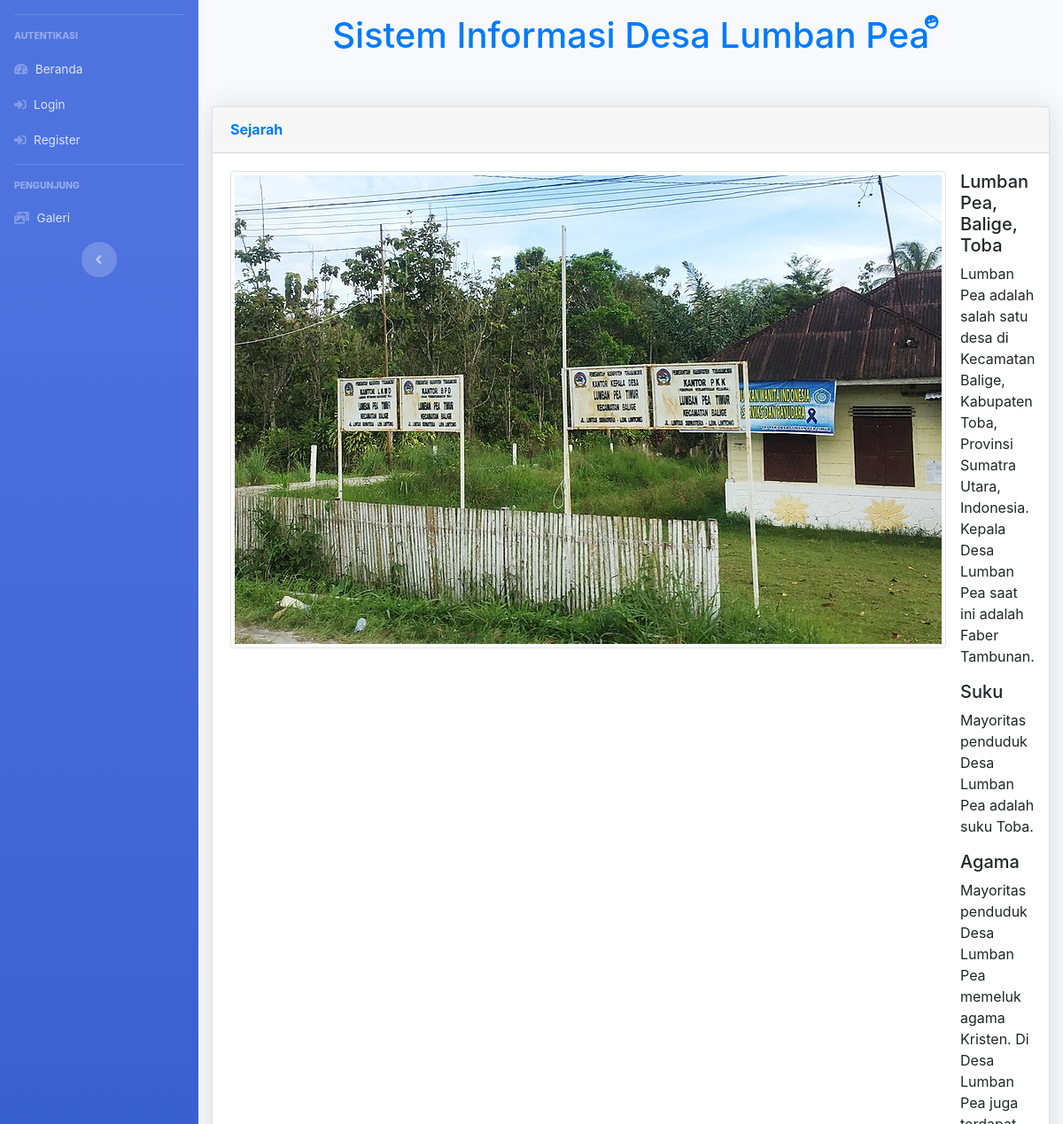
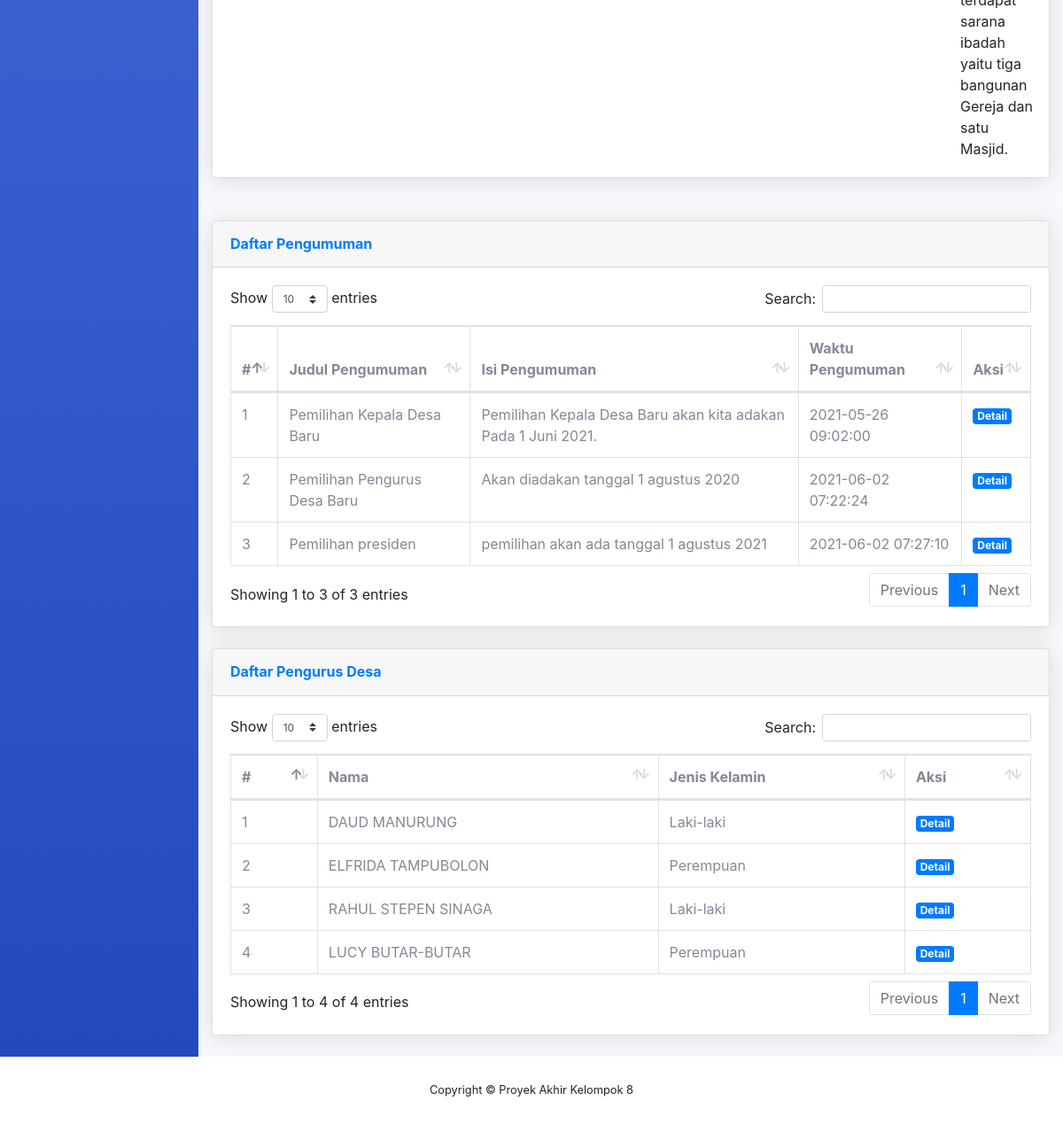
The page / on the database its author committed (2 pictures, top to bottom).
### tables this page shows
CREATE TABLE `tb_pengumuman` (
  `id_pengumuman` int(255) NOT NULL,
  `judul_pengumuman` varchar(255) NOT NULL,
  `isi_pengumuman` text NOT NULL,
  `waktu_pengumuman` timestamp NOT NULL DEFAULT current_timestamp() ON UPDATE current_timestamp()
);

CREATE TABLE `tb_penduduk_baru` (
  `nik` int(11) NOT NULL,
  `nama` varchar(255) NOT NULL,
  `jumlah_anggota_keluarga` int(11) NOT NULL,
  `tempat_lahir` varchar(255) NOT NULL,
  `tanggal_lahir` varchar(255) NOT NULL,
  `alamat` text NOT NULL,
  `pekerjaan` varchar(255) NOT NULL
);

CREATE TABLE `tb_akun` (
  `nik` varchar(20) NOT NULL,
  `nama` varchar(100) NOT NULL,
  `email` varchar(100) NOT NULL,
  `jenis_kelamin` varchar(20) NOT NULL,
  `id_role` int(11) NOT NULL,
  `username` varchar(20) NOT NULL,
  `password` varchar(50) NOT NULL,
  `profil` varchar(100) NOT NULL
);

### application/controllers/Pengunjung.php (called while the page is built, shortened)
<?php
class Pengunjung extends CI_Controller
{
	public function __construct()
	{
		$this->load->model('Pengguna_Model');
	}
	public function index()
	{
		$data['admin'] = $this->Pengguna_Model->getPengurusDesa();
		$data['pengumuman'] = $this->db->get('tb_pengumuman')->result_array();
		$data['title'] = 'Beranda';
		$this->load->view('Template/template_header', $data);
		$this->load->view('Template/sidebar_pengunjung');
		$this->load->view('Pengunjung/Beranda');
		$this->load->view('Template/footer_pengunjung');
		$this->load->view('Template/template_footer');
	}
}

### index.php (called while the page is built, shortened)
<?php
require_once BASEPATH.'core/CodeIgniter.php';

### application/models/Pengguna_Model.php (called while the page is built, shortened)
<?php
class Pengguna_Model extends CI_Model
{
    function getPengurusDesa()
    {
        $query = "SELECT tb_penduduk_baru.*, tb_akun.*
                    FROM tb_penduduk_baru JOIN tb_akun
                    ON tb_penduduk_baru.nik = tb_akun.nik
                    where tb_akun.id_role = 1";
        return $this->db->query($query)->result_array();
    }
}

### application/views/Pengunjung/Beranda.php (the view, shortened to what this page needs)
<div id="content-wrapper" class="d-flex flex-column">
    <div id="content">
        <div class="container-fluid">
            <div class="mt-3">
                <div class="row justify-content-center">
                    <h1 class="text-primary ml-3">Sistem Informasi Desa Lumban Pea
                    </h1>
                    <i class="fas fa-laugh-wink rotate-n-15 text-primary"></i>
                </div>
            </div>
            <div class="card shadow mb-4 mt-5">
                <div class="card-header py-3">
                    <h6 class="m-0 font-weight-bold text-primary">Sejarah</h6>
                </div>
                <div class="card-body">
                    <div class="media">
                        <img class="mr-3 img-thumbnail" src="<?= base_url('assets/img/beranda/Kantor Desa.jpg') ?>" alt="Generic placeholder image">
                        <div class="media-body">
                            <h5 class="mt-0">Lumban Pea, Balige, Toba</h5>
                            Lumban Pea adalah salah satu desa di Kecamatan Balige, Kabupaten Toba, Provinsi Sumatra Utara, Indonesia. Kepala Desa Lumban Pea saat ini adalah Faber Tambunan.
                            <h5 class="mt-0">Suku</h5>
                            Mayoritas penduduk Desa Lumban Pea adalah suku Toba.
                            <h5 class="mt-0">Agama</h5>
                            Mayoritas penduduk Desa Lumban Pea memeluk agama Kristen. Di Desa Lumban Pea juga terdapat sarana ibadah yaitu tiga bangunan Gereja dan satu Masjid.
                        </div>
                    </div>
                </div>
            </div>
            <div class="card shadow mb-4 mt-5">
                <div class="card-header py-3">
                    <h6 class="m-0 font-weight-bold text-primary">Daftar Pengumuman</h6>
                </div>
                <div class="card-body">
                    <div class="table-responsive">
                        <table class="table table-bordered" id="pengumuman" width="100%" cellspacing="0">
                            <thead>
                                <tr>
                                    <th>#</th>
                                    <th>Judul Pengumuman</th>
                                    <th>Isi Pengumuman</th>
                                    <th>Waktu Pengumuman</th>
                                    <th>Aksi</th>
                                </tr>
                            </thead>
                            <tbody>
                                <?php $loop = 1; ?>
                                <?php foreach ($pengumuman as $umum) : ?>
                                    <tr>
                                        <td scope="row">
                                            <?= $loop; ?>
                                        </td>
                                        <td>
                                            <?= $umum['judul_pengumuman'] ?>
                                        </td>
                                        <td>
                                            <?= $umum['isi_pengumuman'] ?>
                                        </td>
                                        <td>
                                            <?= $umum['waktu_pengumuman'] ?>
                                        </td>
                                        <td>
                                            <a href="<?= base_url('Pengunjung/DetailPengumuman/') . $umum['id_pengumuman']; ?>" class="badge badge-primary">Detail</a>
                                        </td>
                                    </tr>
                                    <?php $loop++; ?>
                                <?php endforeach; ?>
                            </tbody>
                        </table>
                    </div>
                </div>
            </div>
            <div class="card shadow mb-4">
                <div class="card-header py-3">
                    <h6 class="m-0 font-weight-bold text-primary">Daftar Pengurus Desa</h6>
                </div>
                <div class="card-body">
                    <div class="table-responsive">
                        <table class="table table-bordered" id="kepengurusan" width="100%" cellspacing="0">
                            <thead>
                                <tr>
                                    <th>#</th>
                                    <th>Nama</th>
                                    <th>Jenis Kelamin</th>
                                    <th>Aksi</th>
                                </tr>
                            </thead>
                            <tbody>
                                <?php $loop = 1; ?>
                                <?php foreach ($admin as $Gota) : ?>
                                    <tr>
                                        <td scope="row">
                                            <?= $loop; ?>
                                        </td>
                                        <td>
                                            <?= $Gota['nama'] ?>
                                        </td>
                                        <td>
                                            <?= $Gota['jenis_kelamin'] ?>
                                        </td>
                                        <td>
                                            <a href="<?= base_url('Pengunjung/DetailPengurusDesa/') . $Gota['nik']; ?>" class="badge badge-primary">Detail</a>
                                        </td>
                                    </tr>
                                    <?php $loop++; ?>
                                <?php endforeach; ?>
                            </tbody>
                        </table>
                    </div>
                </div>
            </div>
        </div>
    </div>
</div>

### application/views/Template/template_header.php (shortened to what this page needs)
<!DOCTYPE html>
<html lang="en">
<!DOCTYPE html>
<html lang="en">
<head>
    <link href="<?= base_url('assets/') ?>vendor/fontawesome-free/css/all.min.css" rel="stylesheet" type="text/css">
    <link href="<?= base_url('assets/') ?>css/sb-admin-2.min.css" rel="stylesheet">
    <link href="<?= base_url('assets/') ?>vendor/datatables/dataTables.bootstrap4.min.css" rel="stylesheet">
    <link rel="stylesheet" href="https://maxcdn.bootstrapcdn.com/bootstrap/4.0.0/css/bootstrap.min.css">
    <link href="https://unpkg.com/gijgo@1.9.13/css/gijgo.min.css" rel="stylesheet" type="text/css" />
</head>
<body class="bg-gradient-primary">

### application/views/Template/sidebar_pengunjung.php
<body id="page-top">
    <div id="wrapper">
        <ul class="navbar-nav bg-gradient-primary sidebar sidebar-dark accordion" id="accordionSidebar">
            <hr class="sidebar-divider mt-3">
            <div class="sidebar-heading">
                Autentikasi
            </div>
            <li class="nav-item active">
            <li class="nav-item">
                <a class="nav-link pb-0" href="<?= base_url('Pengunjung'); ?>">
                    <i class="fas fa-tachometer-alt"></i>
                    <span>Beranda</span></a>
                <a class="nav-link pb-0" href="<?= base_url('Autentikasi'); ?>">
                    <i class="fas fa-sign-in-alt"></i>
                    <span>Login</span></a>
                <a class="nav-link pb-0" href="<?= base_url('Autentikasi/Register') ?>">
                    <i class="fas fa-sign-in-alt"></i>
                    <span>Register</span></a>
            </li>
            <hr class="sidebar-divider mt-3">
            <div class="sidebar-heading">
                Pengunjung
            </div>
            <li class="nav-item">
                <a class="nav-link collapsed" href="<?= base_url('Pengunjung/Galeri') ?>">
                    <i class="fas fa-photo-video"></i>
                    <span>Galeri</span>
                </a>
            </li>
            <div class="text-center d-none d-md-inline">
                <button class="rounded-circle border-0" id="sidebarToggle"></button>
            </div>
        </ul>

### application/views/Template/footer_pengunjung.php (shortened to what this page needs)
</div>
<footer class="sticky-footer bg-white">
    <div class="container my-auto">
        <div class="copyright text-center my-auto">
            <span>Copyright &copy; Proyek Akhir Kelompok 8</span>
        </div>
    </div>
</footer>

### application/views/Template/template_footer.php (shortened to what this page needs)
</body>
</html>

### rows shown on the page
tb_pengumuman: judul_pengumuman "Pemilihan Kepala Desa Baru", isi_pengumuman "Pemilihan Kepala Desa Baru akan kita adakan Pada 1 Juni 2021.", waktu_pengumuman "2021-05-26 09:02:00"
tb_pengumuman: judul_pengumuman "Pemilihan Pengurus Desa Baru", isi_pengumuman "Akan diadakan tanggal 1 agustus 2020", waktu_pengumuman "2021-06-02 07:22:24"
tb_pengumuman: judul_pengumuman "Pemilihan presiden", isi_pengumuman "pemilihan akan ada tanggal 1 agustus 2021", waktu_pengumuman "2021-06-02 07:27:10"
tb_penduduk_baru: tb_akun.nama "DAUD MANURUNG", tb_akun.jenis_kelamin "Laki-laki"
tb_penduduk_baru: tb_akun.nama "ELFRIDA TAMPUBOLON", tb_akun.jenis_kelamin "Perempuan"
tb_penduduk_baru: tb_akun.nama "RAHUL STEPEN SINAGA", tb_akun.jenis_kelamin "Laki-laki"
tb_penduduk_baru: tb_akun.nama "LUCY BUTAR-BUTAR", tb_akun.jenis_kelamin "Perempuan"
